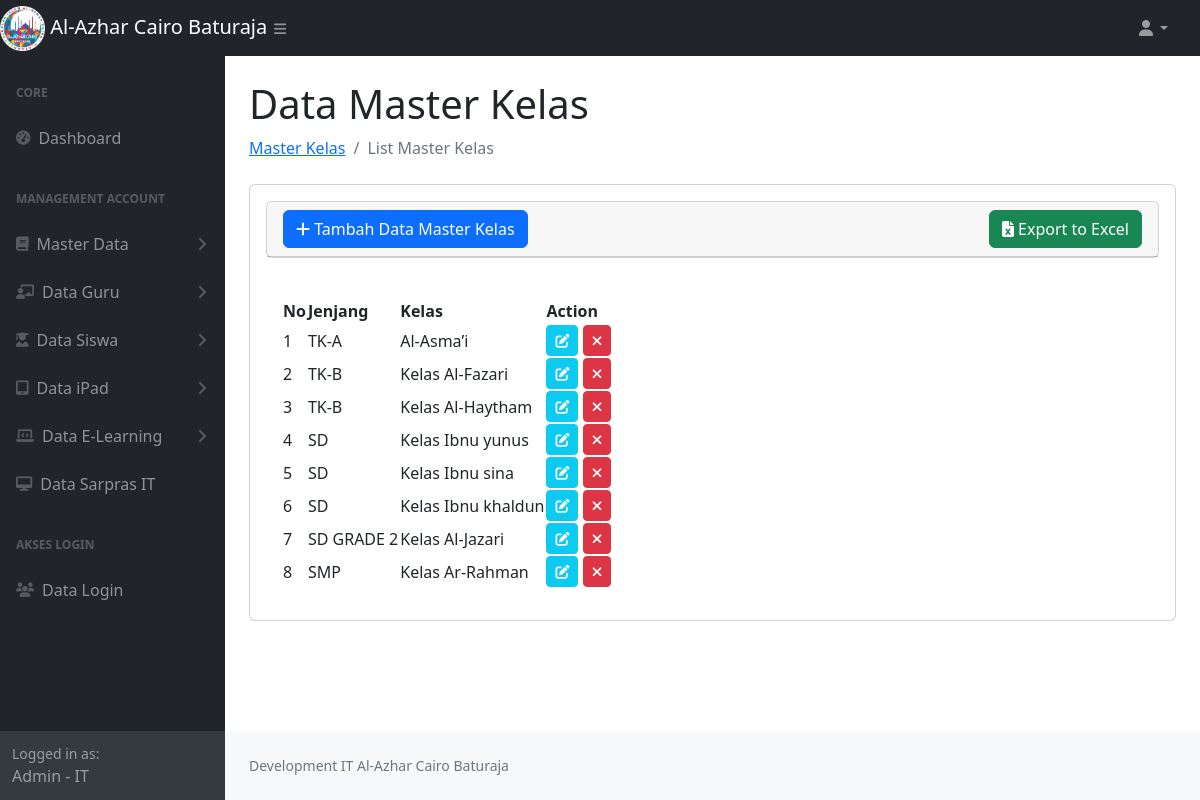
The page /data_kelas.php (signed in) on the database its author committed.
### tables this page shows
CREATE TABLE `kelas` (
  `id` int NOT NULL AUTO_INCREMENT COMMENT 'Primary Key',
  `jenjang_id` bigint DEFAULT NULL,
  `name` varchar(255) DEFAULT NULL,
  PRIMARY KEY (`id`)
);

CREATE TABLE `jenjang` (
  `id` int NOT NULL AUTO_INCREMENT COMMENT 'Primary Key',
  `name` varchar(255) DEFAULT NULL,
  PRIMARY KEY (`id`)
);

### data_kelas.php (the view, shortened to what this page needs)
<?php
require_once 'function.php';
$role = $_SESSION['role'];
$nameRole= $_SESSION['name'];
$sql = "SELECT kelas.id, kelas.name, jenjang.name as jenjang_name FROM kelas INNER JOIN jenjang ON kelas.jenjang_id = jenjang.id";
$stmt = $conn->prepare($sql);
$stmt->execute();
$result = $stmt->get_result();
$dataKelas = [];
while ($row = $result->fetch_assoc()) {
    $dataKelas[] = $row;
}
?>
<!DOCTYPE html>
<html lang="en">
    <head>
        <link href="https://cdn.jsdelivr.net/npm/simple-datatables@7.1.2/dist/style.min.css" rel="stylesheet" />
        <link href="css/styles.css" rel="stylesheet" />
        <link rel="stylesheet" href="https://cdnjs.cloudflare.com/ajax/libs/toastr.js/latest/toastr.css">
        <link rel="stylesheet" href="https://cdnjs.cloudflare.com/ajax/libs/font-awesome/6.7.2/css/all.min.css">
    </head>
    <body class="sb-nav-fixed">
        <nav class="sb-topnav navbar navbar-expand navbar-dark bg-dark">
            <div class="d-flex">
                <a class="navbar-brand" href="index.php">
                    <img src="assets/img/logoalazca.png" alt="Gambar" style="width:20%">
                    Al-Azhar Cairo Baturaja
                </a>
                <button class="btn btn-link btn-sm ps-5" id="sidebarToggle" href="#!"><i class="fas fa-bars"></i></button>
            </div>
            <ul class="navbar-nav ms-auto ms-md-0 me-3 me-lg-4">
                <li class="nav-item dropdown">
                    <a class="nav-link dropdown-toggle" id="navbarDropdown" href="#" role="button" data-bs-toggle="dropdown" aria-expanded="false"><i class="fas fa-user fa-fw"></i></a>
                </li>
            </ul>
        </nav>
        <div id="layoutSidenav">
            <div id="layoutSidenav_nav">
               <nav class="sb-sidenav accordion sb-sidenav-dark" id="sidenavAccordion">
                    <div class="sb-sidenav-menu">
                        <div class="nav">
                            <div class="sb-sidenav-menu-heading">Core</div>
                            <div class="nav">
                                <a class="nav-link" href="index.php">
                                    <div class="sb-nav-link-icon"><i class="fas fa-tachometer-alt"></i></div>
                                    Dashboard
                                </a>
                                <div class="sb-sidenav-menu-heading">Management Account</div>
                                <a class="nav-link collapsed" href="#" data-bs-toggle="collapse" data-bs-target="#collapseMasterData" aria-expanded="false" aria-controls="collapseMasterData">
                                    <div class="sb-nav-link-icon"><i class="fas fa-book"></i></div>
                                        Master Data
                                    <div class="sb-sidenav-collapse-arrow"><i class="fas fa-angle-down"></i></div>
                                </a>
                                <a class="nav-link collapsed" href="#" data-bs-toggle="collapse" data-bs-target="#collapseGuru" aria-expanded="false" aria-controls="collapseGuru">
                                    <div class="sb-nav-link-icon"><i class="fas fa-chalkboard-teacher"></i></div>
                                    Data Guru
                                    <div class="sb-sidenav-collapse-arrow"><i class="fas fa-angle-down"></i></div>
                                </a>
                                <a class="nav-link collapsed" href="#" data-bs-toggle="collapse" data-bs-target="#collapseSiswa" aria-expanded="false" aria-controls="collapseSiswa">
                                    <div class="sb-nav-link-icon"><i class="fas fa-user-graduate"></i></div>
                                    Data Siswa
                                    <div class="sb-sidenav-collapse-arrow"><i class="fas fa-angle-down"></i></div>
                                </a>
                                <?php if($role == 'IT'){ ?>
                                <a class="nav-link collapsed" href="#" data-bs-toggle="collapse" data-bs-target="#collapseiPad" aria-expanded="false" aria-controls="collapseiPad">
                                    <div class="sb-nav-link-icon"><i class="fas fa-tablet-alt"></i></div>
                                    Data iPad
                                    <div class="sb-sidenav-collapse-arrow"><i class="fas fa-angle-down"></i></div>
                                </a>
                                <a class="nav-link collapsed" href="#" data-bs-toggle="collapse" data-bs-target="#collapseElearning" aria-expanded="false" aria-controls="collapseElearning">
                                    <div class="sb-nav-link-icon"><i class="fas fa-laptop-code"></i></div>
                                    Data E-Learning
                                    <div class="sb-sidenav-collapse-arrow"><i class="fas fa-angle-down"></i></div>
                                </a>
                                 <a class="nav-link" href="data_sapras.php">
                                    <div class="sb-nav-link-icon">
                                        <i class="fas fa-desktop"></i>
                                    </div>
                                    Data Sarpras IT
                                </a>
                                <?php } ?>
                                <?php if($role == 'IT'){ ?>
                                <div class="sb-sidenav-menu-heading">Akses Login</div>
                                <a class="nav-link" href="data_login.php">
                                    <div class="sb-nav-link-icon"><i class="fas fa-users"></i></div>
                                    Data Login
                                </a>
                                <?php } ?>
                            </div>
                        </div>
                    </div>
                    <div class="sb-sidenav-footer">
                        <div class="small">Logged in as:</div>
                       <?= $nameRole.' - '.$role ?>
                    </div>
                </nav>
            </div>
            <div id="layoutSidenav_content">
                <main>
                    <div class="container-fluid px-4">
                        <h1 class="mt-4">Data Master Kelas</h1>
                        <ol class="breadcrumb mb-4">
                            <li class="breadcrumb-item"><a href="data_kelas.php">Master Kelas</a></li>
                            <li class="breadcrumb-item active">List Master Kelas</li>
                        </ol>
                        <div class="card mb-4">
                            <div class="card-body">
                                <div class="card mb-4">
                                    <div class="card-header">
                                        <div class="col-lg-12 d-flex justify-content-between align-items-center">
                                                <button type="button" class="btn btn-primary" data-bs-toggle="modal" data-bs-target="#modal-create">
                                                <i class="fas fa-plus"></i> Tambah Data Master Kelas
                                                </button>
                                                <a href="<?= 'export_kelas.php' ?>" id="exportExcelBtn" class="btn btn-success">
                                                <i class="fa fa-file-excel"></i> Export to Excel
                                                </a>
                                        </div>
                                    </div>
                                </div>
                                <div class="card-body">
                                    <table id="datatablesSimple">
                                        <thead>
                                            <tr>
                                                <th>No</th>
                                                <th>Jenjang</th>
                                                <th>Kelas</th>
                                                <th>Action</th>
                                            </tr>
                                        </thead>
                                        <tbody>
                                            <?php
                                                foreach ($dataKelas as $key => $data) {
                                            ?>
                                            <tr>
                                                <td><?= $key + 1; ?></td>
                                                <td><?= $data['jenjang_name']; ?></td>
                                                <td><?= $data['name']; ?></td>
                                                <td>
                                                    <a href="javascript:void(0)" data-url="<?= 'show_kelas.php' ?>" data-id="<?= $data['id'] ?>" class="edit btn btn-info btn-sm text-light "> <i class="fas fa-edit"></i></a>
                                                    <a href="javascript:void(0)" data-url="<?= 'delete_kelas.php' ?>" data-id="<?= $data['id'] ?>" class="delete btn btn-danger btn-sm"> <i class="fas fa-times"></i></a>
                                                </td>
                                            </tr>
                                            <?php
                                                }
                                            ?>
                                        </tbody>
                                    </table>
                                </div>
                            </div>
                        </div>
                </main>
                <footer class="py-4 bg-light mt-auto">
                    <div class="container-fluid px-4">
                        <div class="d-flex align-items-center justify-content-between small">
                            <div class="text-muted">Development IT Al-Azhar Cairo Baturaja</div>
                        </div>
                    </div>
                </footer>
            </div>
        </div>
    </body>
</html>

### rows shown on the page
kelas: jenjang.name "TK-A", name "Al-Asma’i"
kelas: jenjang.name "TK-B", name "Kelas Al-Fazari"
kelas: jenjang.name "TK-B", name "Kelas Al-Haytham"
kelas: jenjang.name "SD", name "Kelas Ibnu yunus"
kelas: jenjang.name "SD", name "Kelas Ibnu sina"
kelas: jenjang.name "SD", name "Kelas Ibnu khaldun"
kelas: jenjang.name "SD GRADE 2", name "Kelas Al-Jazari"
kelas: jenjang.name "SMP", name "Kelas Ar-Rahman"

### other values the page prints
$nameRole "Admin"
$role "IT"
